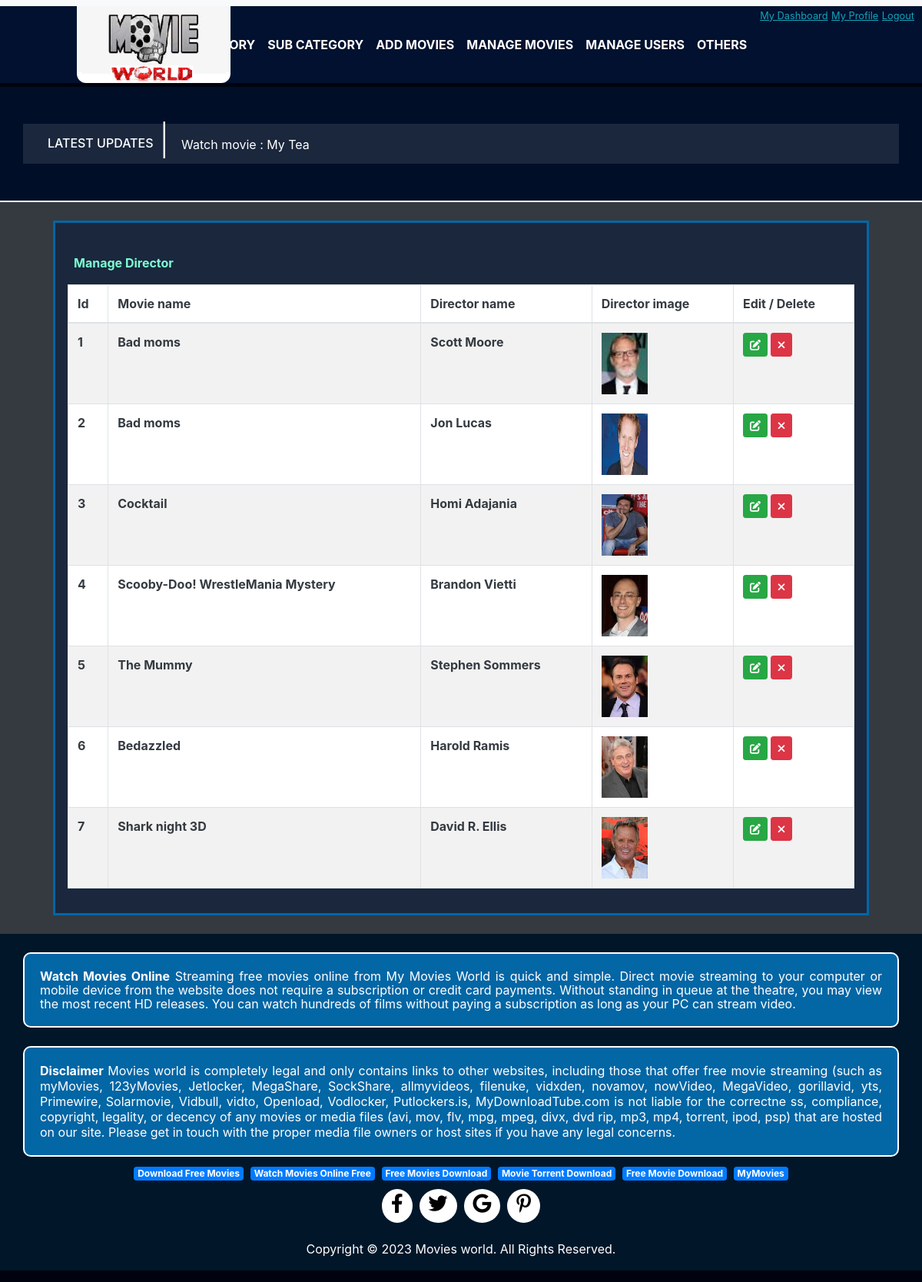
The page /admin/manage_director.php (signed in) on the database its author committed.
### tables this page shows
CREATE TABLE `director` (
  `dir_id` int(11) NOT NULL,
  `movie_id` int(11) NOT NULL,
  `director_name` varchar(50) NOT NULL,
  `director_image` varchar(50) NOT NULL
);

CREATE TABLE `add_movies` (
  `mid` int(11) NOT NULL,
  `mcategory_id` int(11) NOT NULL,
  `msub_category_id` int(11) NOT NULL,
  `movie_name` varchar(50) NOT NULL,
  `movie_year` int(11) NOT NULL,
  `movie_image` varchar(100) NOT NULL,
  `movie_story` text NOT NULL,
  `movie_trailor` varchar(100) NOT NULL,
  `torrent_file` varchar(100) NOT NULL,
  `reading_time` timestamp NOT NULL DEFAULT current_timestamp() ON UPDATE current_timestamp()
);

### admin/manage_director.php (the view, shortened to what this page needs)
<!DOCTYPE html>
<html lang="en">
<head>
    <link rel="stylesheet" href="https://cdn.jsdelivr.net/npm/bootstrap@4.6.2/dist/css/bootstrap.min.css">
  <link rel="stylesheet" href="https://cdnjs.cloudflare.com/ajax/libs/font-awesome/6.4.0/css/all.min.css" />
  <link rel="stylesheet" href="https://cdnjs.cloudflare.com/ajax/libs/twitter-bootstrap/4.5.2/css/bootstrap.css">
  <link rel="stylesheet" href="https://cdn.datatables.net/1.13.4/css/dataTables.bootstrap4.min.css">
  <link rel="stylesheet" href="../css/style.css">
</head>
<body onload="myfunction()">
<?php
include('header.php');
?>
<div class="bg-dark">
<div class="container">
<div class="row">
<div class="col-md-12">
<div class="p-3 m-4" style="border:3px solid #0366a5;background-color:#1a273d;"><span class="ml-4" style="margin-top:15px;color:white;font-weight:bold;">
<p class="font-weight-bold ml-2" style="color:rgb(127,255,212);">Manage Director</p>
<table id="example" class="table table-striped table-bordered bg-white text-dark" style="width:100%">
        <thead>
            <tr>
                <th>Id</th>
                <th>Movie name</th>
                <th>Director name</th>
                <th>Director image</th>
                <th>Edit / Delete</th>
            </tr>
        </thead>
        <tbody>
<?php
include('../db.php');
$sql="select * from director inner join add_movies on director.movie_id=add_movies.mid order by dir_id desc";
$result=mysqli_query($con,$sql);
if(mysqli_num_rows($result)>0)
{
    $i=1;
    while($row=mysqli_fetch_assoc($result))
    {
        ?>
<tr>
<td><?=$i?></td>
<td><?=$row["movie_name"]?></td>
<td><?=$row["director_name"]?></td>
<td><img src='<?=$row["director_image"]?>' style="height:80px;width:60px;"></td>
<td>
    <a href="edit_director.php?id=<?=$row["dir_id"]?>" class="mana btn btn-success btn-sm"><i class="fa-solid fa-pen-to-square"></i></a>
    <a href="delete_director.php?id=<?=$row["dir_id"]?>" class="mana btn btn-danger btn-sm"><i class="fa-solid fa-xmark"></i></a>
</td>
</tr>
<?php
$i++;
    }
}
?>
        </tbody>
</table>
</div>
  </div>
</div>
  </div>
  </div>
<?php
include('../footer.php');
?>
</body>
</html>

### admin/manage_director.php (style rules this page uses)
td { padding:10px; }

### rows shown on the page
director: add_movies.movie_name "Bad moms", director_name "Scott Moore", director_image (picture)
director: add_movies.movie_name "Bad moms", director_name "Jon Lucas", director_image (picture)
director: add_movies.movie_name "Cocktail", director_name "Homi Adajania", director_image (picture)
director: add_movies.movie_name "Scooby-Doo! WrestleMania Mystery", director_name "Brandon Vietti", director_image (picture)
director: add_movies.movie_name "The Mummy", director_name "Stephen Sommers", director_image (picture)
director: add_movies.movie_name "Bedazzled", director_name "Harold Ramis", director_image (picture)
director: add_movies.movie_name "Shark night 3D", director_name "David R. Ellis", director_image (picture)
